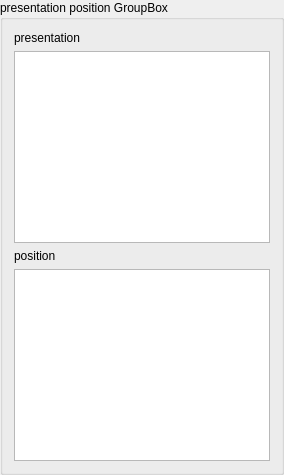
       <widget class="QGroupBox" name="fetus5PresentationPositionGroupBox">
        <property name="title">
         <string>presentation position GroupBox</string>
        </property>
        <layout class="QVBoxLayout" name="verticalLayout_35">
         <item>
          <layout class="QVBoxLayout" name="verticalLayout_26">
           <item>
            <widget class="QLabel" name="presentationF5Label">
             <property name="text">
              <string>presentation</string>
             </property>
            </widget>
           </item>
           <item>
            <widget class="QListView" name="presentationFetus5ListView">
             <property name="sizePolicy">
              <sizepolicy hsizetype="Expanding" vsizetype="Preferred">
               <horstretch>0</horstretch>
               <verstretch>0</verstretch>
              </sizepolicy>
             </property>
            </widget>
           </item>
          </layout>
         </item>
         <item>
          <layout class="QVBoxLayout" name="verticalLayout_40">
           <item>
            <widget class="QLabel" name="positionF5Label">
             <property name="text">
              <string>position</string>
             </property>
            </widget>
           </item>
           <item>
            <widget class="QListView" name="positionFetus5ListView">
             <property name="sizePolicy">
              <sizepolicy hsizetype="Expanding" vsizetype="Preferred">
               <horstretch>0</horstretch>
               <verstretch>0</verstretch>
              </sizepolicy>
             </property>
            </widget>
           </item>
          </layout>
         </item>
        </layout>
       </widget>
